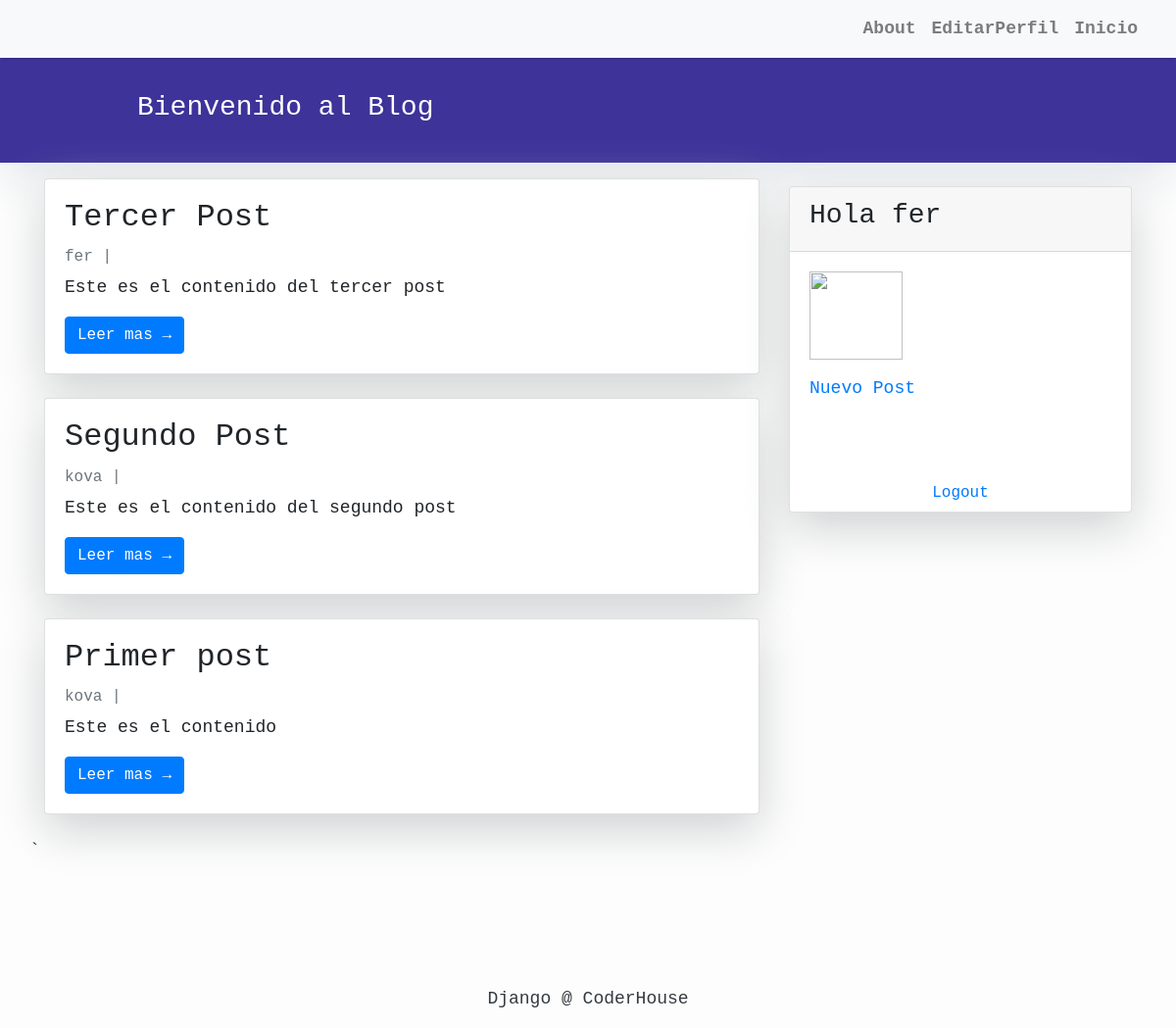
The app's page / (signed in), older data.
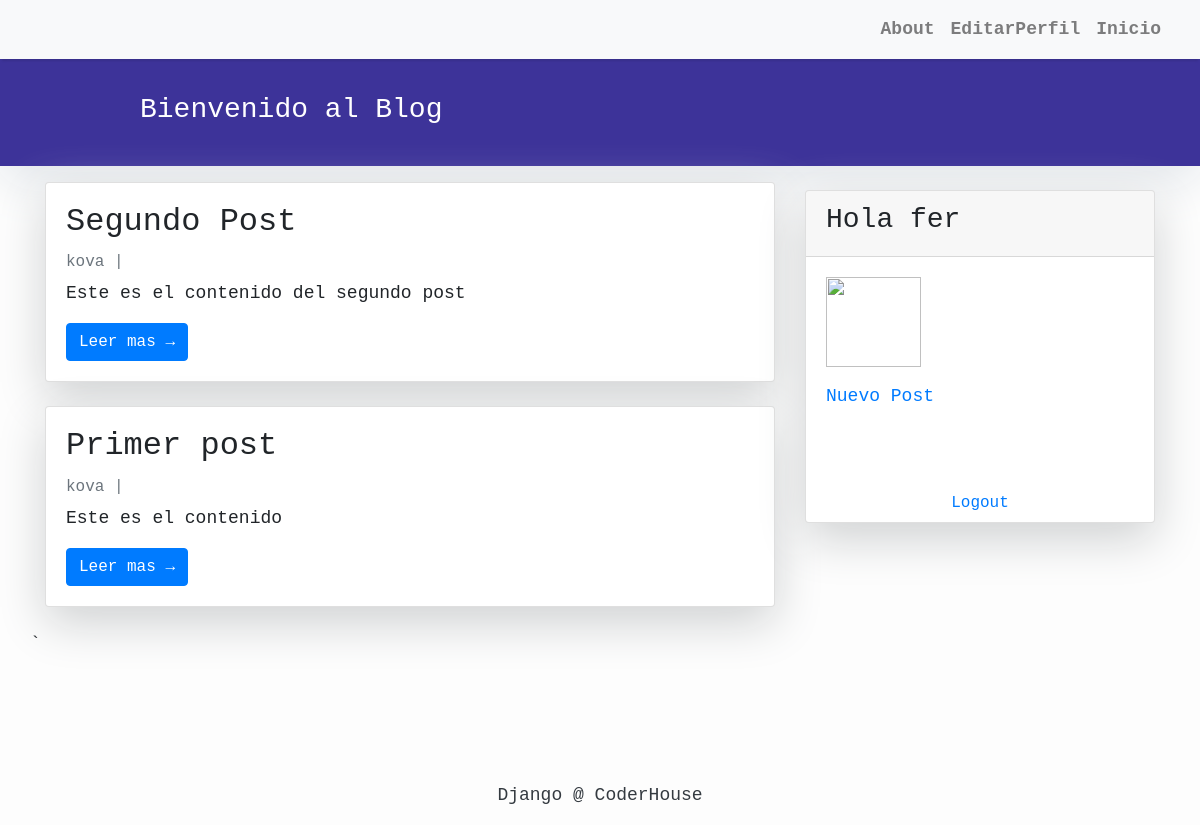
The same page, newer data.
### blog/models.py (models this page shows, shortened)
class Post(models.Model):
    ESTADO = (
    (0,'Borrador'),
    (1,'Publicado'),
    )
    title = models.CharField(verbose_name='Titulo', max_length=300, unique=True)
    author = models.ForeignKey(User, verbose_name='Autor', on_delete=models.CASCADE, related_name='blog_posts')
    content = models.TextField(verbose_name='Contenido')
    published = models.DateTimeField(verbose_name="Fecha de publicación", default=now)
    slug = models.SlugField(verbose_name='Link' ,max_length=300, unique=True)
    status = models.IntegerField(verbose_name='Estado', choices=ESTADO, default=0)
    created_at = models.DateTimeField(auto_now_add=True)
    updated_at = models.DateTimeField(auto_now=True)
    class Meta:
        ordering = ['-created_at']
    class Avatar(models.Model):
        user = models.ForeignKey(User, on_delete=models.CASCADE)
        imagen = models.ImageField(upload_to='avatares', null=True, blank = True)

### blog/views.py (the view)
# urls.py: path('', views.PostList.as_view(), name='home'),
class PostList(generic.ListView):
    queryset = Post.objects.filter(status=1).order_by('-created_at')
    template_name = 'index.html'

### blog/templates/index.html (shortened to what this page needs)
{% extends "base.html" %}
{% block content %}
<header class="masthead">
    <div class="container">
        <div class="row">
            <div class=" col-md-8 col-md-10 mx-auto">
                <div class="site-heading">
                    <h3 class=" site-heading my-4 mt-3 text-white">Bienvenido al Blog</h3>
                </div>
            </div>
        </div>
    </div>
</header>
<div class="container">
    <div class="row">
        <div class="col-md-8 mt-3 left">
            {% for post in post_list %}
            <div class="card mb-4">
                <div class="card-body">
                    <h2 class="card-title">{{ post.title }}</h2>
                    <p class="card-text text-muted h6">{{ post.author }} | {{ post.created_on}} </p>
                    <p class="card-text">{{post.content|slice:":200" }}</p>
                    <a href="{% url 'post_detail' post.slug  %}" class="btn btn-primary">Leer mas &rarr;</a>
                </div>
            </div>
            {% endfor %}
        </div>
             {% block sidebar %} {% include 'sidebar.html' %} {% endblock sidebar %}
`    </div>
</div>
{% endblock content %}

Row changes from the older to the newer data that the page shows:
removed Post: title "Tercer Post", author "fer", content "Este es el contenido del tercer post"
